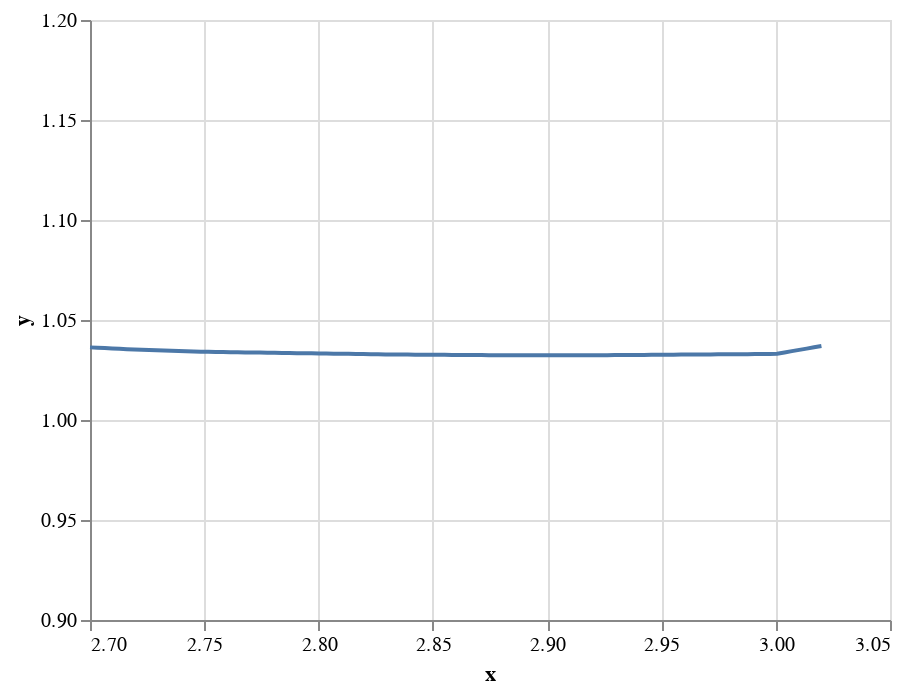

Here is the notebook cell this chart was saved with:
### Markdown cell above
<!--
BEGIN QUESTION
name: q5c
manual: true
-->
<!-- EXPORT TO PDF -->

### Code cell
c_values = np.linspace(2.7, 3.02, 100)
y_mean_loss = [mean_absolute_error(i,tips) for i in c_values]
df = pd.DataFrame({'x':c_values,
                   'y':y_mean_loss})
alt.Chart(df).mark_line().encode(
    alt.Y('y',scale=alt.Scale(domain=(0.9,1.2))),
    x='x',
)

### Figure 1 — Vega-Lite specification as saved in the notebook (floating-point values rounded to 4 significant figures)
{"config": {"view": {"continuousWidth": 400, "continuousHeight": 300}}, "data": {"name": "data-0f5a781242480a52170469339cee4941"}, "mark": "line", "encoding": {"x": {"type": "quantitative", "field": "x"}, "y": {"type": "quantitative", "field": "y", "scale": {"domain": [0.9, 1.2]}}}, "$schema": "https://vega.github.io/schema/vega-lite/v4.8.1.json", "datasets": {"data-0f5a781242480a52170469339cee4941": [{"x": 2.7, "y": 1.036}, {"x": 2.703, "y": 1.036}, {"x": 2.706, "y": 1.036}, {"x": 2.71, "y": 1.036}, {"x": 2.713, "y": 1.036}, {"x": 2.716, "y": 1.035}, {"x": 2.719, "y": 1.035}, {"x": 2.723, "y": 1.035}, {"x": 2.726, "y": 1.035}, {"x": 2.729, "y": 1.035}, {"x": 2.732, "y": 1.035}, {"x": 2.736, "y": 1.035}, {"x": 2.739, "y": 1.034}, {"x": 2.742, "y": 1.034}, {"x": 2.745, "y": 1.034}, {"x": 2.748, "y": 1.034}, {"x": 2.752, "y": 1.034}, {"x": 2.755, "y": 1.034}, {"x": 2.758, "y": 1.034}, {"x": 2.761, "y": 1.034}, {"x": 2.765, "y": 1.034}, {"x": 2.768, "y": 1.034}, {"x": 2.771, "y": 1.034}, {"x": 2.774, "y": 1.034}, {"x": 2.778, "y": 1.034}, {"x": 2.781, "y": 1.034}, {"x": 2.784, "y": 1.034}, {"x": 2.787, "y": 1.033}, {"x": 2.791, "y": 1.033}, {"x": 2.794, "y": 1.033}, {"x": 2.797, "y": 1.033}, {"x": 2.8, "y": 1.033}, {"x": 2.803, "y": 1.033}, {"x": 2.807, "y": 1.033}, {"x": 2.81, "y": 1.033}, {"x": 2.813, "y": 1.033}, {"x": 2.816, "y": 1.033}, {"x": 2.82, "y": 1.033}, {"x": 2.823, "y": 1.033}, {"x": 2.826, "y": 1.033}, {"x": 2.829, "y": 1.033}, {"x": 2.833, "y": 1.033}, {"x": 2.836, "y": 1.033}, {"x": 2.839, "y": 1.033}, {"x": 2.842, "y": 1.033}, {"x": 2.845, "y": 1.033}, {"x": 2.849, "y": 1.033}, {"x": 2.852, "y": 1.033}, {"x": 2.855, "y": 1.033}, {"x": 2.858, "y": 1.033}, {"x": 2.862, "y": 1.033}, {"x": 2.865, "y": 1.033}, {"x": 2.868, "y": 1.032}, {"x": 2.871, "y": 1.032}, {"x": 2.875, "y": 1.032}, {"x": 2.878, "y": 1.032}, {"x": 2.881, "y": 1.032}, {"x": 2.884, "y": 1.032}, {"x": 2.887, "y": 1.032}, {"x": 2.891, "y": 1.032}, {"x": 2.894, "y": 1.032}, {"x": 2.897, "y": 1.032}, {"x": 2.9, "y": 1.032}, {"x": 2.904, "y": 1.032}, {"x": 2.907, "y": 1.032}, {"x": 2.91, "y": 1.032}, {"x": 2.913, "y": 1.032}, {"x": 2.917, "y": 1.032}, {"x": 2.92, "y": 1.032}, {"x": 2.923, "y": 1.032}, {"x": 2.926, "y": 1.032}, {"x": 2.929, "y": 1.032}, {"x": 2.933, "y": 1.032}, {"x": 2.936, "y": 1.033}, {"x": 2.939, "y": 1.033}, {"x": 2.942, "y": 1.033}, {"x": 2.946, "y": 1.033}, {"x": 2.949, "y": 1.033}, {"x": 2.952, "y": 1.033}, {"x": 2.955, "y": 1.033}, {"x": 2.959, "y": 1.033}, {"x": 2.962, "y": 1.033}, {"x": 2.965, "y": 1.033}, {"x": 2.968, "y": 1.033}, {"x": 2.972, "y": 1.033}, {"x": 2.975, "y": 1.033}, {"x": 2.978, "y": 1.033}, {"x": 2.981, "y": 1.033}, {"x": 2.984, "y": 1.033}, {"x": 2.988, "y": 1.033}, {"x": 2.991, "y": 1.033}, {"x": 2.994, "y": 1.033}, {"x": 2.997, "y": 1.033}, {"x": 3.001, "y": 1.033}, {"x": 3.004, "y": 1.034}, {"x": 3.007, "y": 1.034}, {"x": 3.01, "y": 1.035}, {"x": 3.014, "y": 1.036}, {"x": 3.017, "y": 1.036}, {"x": 3.02, "y": 1.037}]}}
